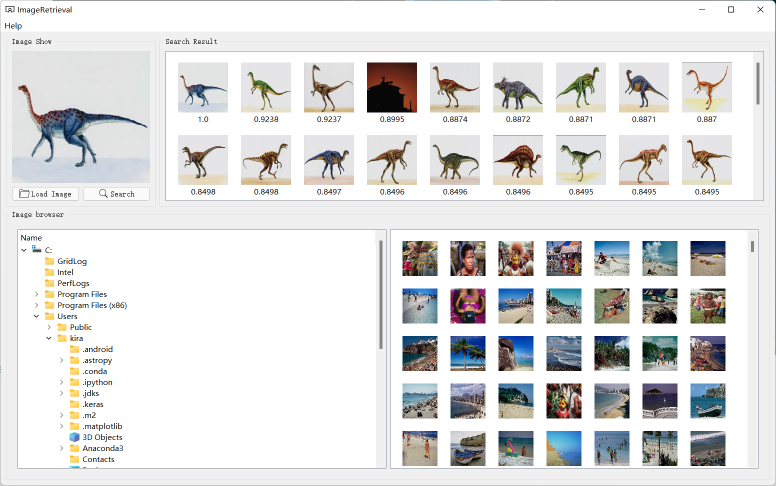
#> input picture data/display.png, 1552 x 972 px, given as the content of the folder C:/Users/kira/PycharmProjects/cbir/data/image, which was not available (shown at 1/2 size)
$ python test.py   (older library calls are emulated)
#> lines starting #> are read from the running program, lines starting #| are printed output that depends on the picture; pictures that were not available may be replaced by others from this repository, and a replacement may not be noted
### utils.py
# -*- coding: utf-8 -*-

import os
import json
from collections import namedtuple
import matplotlib.pyplot as plt
import cv2
import numpy as np


HParams = namedtuple('HParams',
                     'batch_size, hash_bits, '
                     'learning_rate, image_size, image_chanel, mode, class_num, use_gpu')


class Config:
    def __init__(self, config_dir, config_name):
        self.__config_dir = config_dir
        self.__config_name = config_name
        self.__data = None
        self.__init()

    def __init(self):
        self.__config_path_name = os.path.join(self.__config_dir, self.__config_name)
        if not os.path.exists(self.__config_dir):
            os.makedirs(self.__config_dir)
        self.load()

    def save(self, config):
        with open(self.__config_path_name, "w") as f:
            json.dump(config, f)

    def load(self):
        with open(self.__config_path_name) as f:
#> (reads data/config.json from the repository)
            self.__data = json.load(f)

    def get_image_retrieval_method(self):
        return self.__data["ImageRetrievalMethod"]

    def set_image_retrieval_method(self, image_retrieval_method):
        self.__data["ImageRetrievalMethod"] = image_retrieval_method

    def get_min_sim(self, image_retrieval_method):
        return self.__data["SearchMethod"][image_retrieval_method]["MinSim"]

    def set_min_sim(self, image_retrieval_method, min_sim):
        self.__data["SearchMethod"][image_retrieval_method]["MinSim"] = min_sim

    def get_max_return_num(self, image_retrieval_method):
        return self.__data["SearchMethod"][image_retrieval_method]["MaxReturnNum"]

    def set_max_return_num(self, image_retrieval_method, max_return_num):
        self.__data["SearchMethod"][image_retrieval_method]["MaxReturnNum"] = max_return_num

    def get_feature_dir(self, image_retrieval_method):
        return self.__data["SearchMethod"][image_retrieval_method]["FeatureDir"]

    def get_data_base_root(self):
        return self.__data["DataBaseRoot"]

    def get_data_base(self, image_retrieval_method):
        return self.__data["SearchMethod"][image_retrieval_method]["DataBase"]

    def get_feature_base_root(self):
        return self.__data["FeatureBaseRoot"]

    def get_all_image_retrieval_methods(self):
        return [x for x in self.__data["SearchMethod"].keys()]


def LBP(image):
    W, H = image.shape
    xx = [-1,  0,  1, 1, 1, 0, -1, -1]
    yy = [-1, -1, -1, 0, 1, 1,  1,  0]
    res = np.zeros((W - 2, H - 2), dtype="uint8")
    for i in range(1, W - 2):
        for j in range(1, H - 2):
            temp = ""
            for m in range(8):
                Xtemp = xx[m] + i
                Ytemp = yy[m] + j    #分别获得对应坐标点
                if image[Xtemp, Ytemp] > image[i, j]: #像素比较
                    temp = temp + '1'
                else:
                    temp = temp + '0'
            res[i - 1][j - 1] = int(temp, 2)   #写入结果中
    return res


def get_hist(image_path_name, size):
#> called with size = 16
    try:
        image = cv2.imread(image_path_name, cv2.IMREAD_GRAYSCALE)
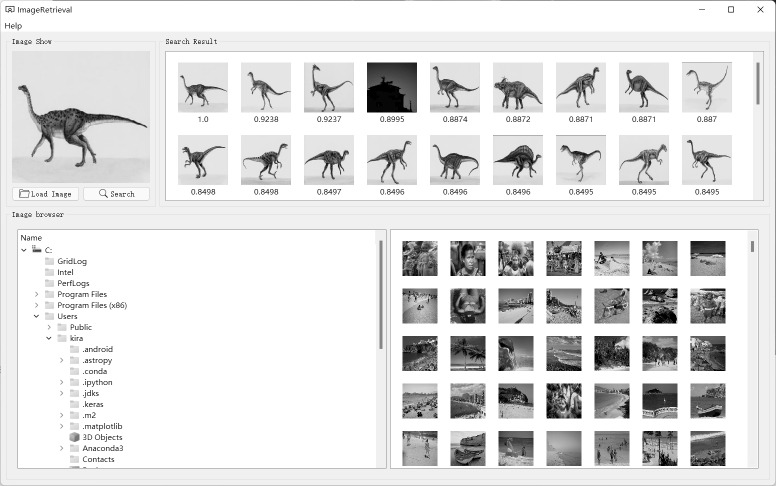
#> image: shape (972, 1552) (shown at 1/2 size); min 0, max 255, mean 223.6
        image = cv2.resize(image, (128, 128))
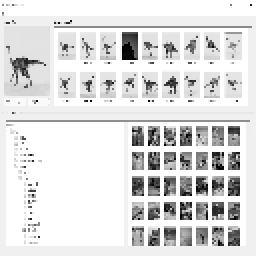
#> image: shape (128, 128) (shown 2 times larger); min 0, max 255, mean 222.2
        lbp = LBP(image)
#> after the loop in LBP, `for i in range(1, W - 2):`:
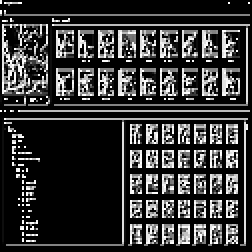
#> res: shape (126, 126) (shown 2 times larger); min 0, max 255, mean 54.6
        # lbp = local_binary_pattern(image, n_points, radius)
        n, bins, patches = plt.hist(lbp.flatten() * 1.0, bins=size, normed=False, edgecolor='None', facecolor='red')
#> n = [10934, 157, 112, 307, 98, 52, 90, 258, 843, 101, 77, 606, 277, 87, 809, 1068]; bins = 17 values from 0 to 255; patches = 16 items
        bins = [int(pin.get_height()) for pin in patches]
#> bins has the same summary as n
        plt.close()
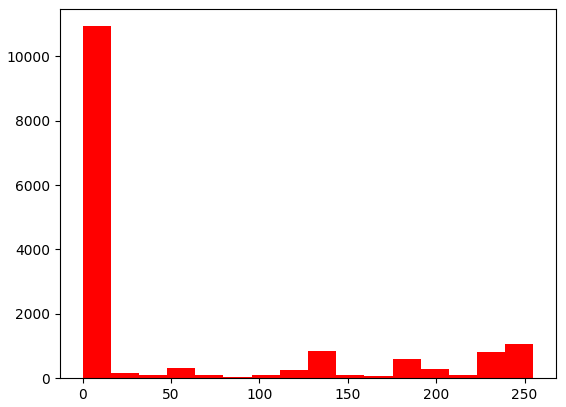
#> figure drawn by matplotlib, 1 panel; tallest bar 10934 high, from x = 0 to 15.94
        return bins
    except Exception as e:
        print(e, image_path_name)
    return None


# [5 lines left out: function transform, not called in this run]


def r_transform(hash_code):
    code = [int(b) for b in hash_code]
    return code


def normalization(code):
    max_num, min_num = max(code), min(code)
#> max_num = 10934; min_num = 52
    return [(x - min_num) / (max_num - min_num) for x in code]

### imageRetrieval.py
# -*- coding: utf-8 -*-

import itertools
import math
import os
import json
import imagehash
from PIL import Image

from log import LOG
from utils import normalization, get_hist, transform, r_transform


class ImageRetrievalBase:

    def __init__(self):
        self.image_database = dict()

    def character_image(self, image_path):
        pass

    def character_directory(self, image_dir):
        pass

    def search(self, image_path):
        pass


class ImageHashRetrievalRetrieval(ImageRetrievalBase):

    def __init__(self, config):
        super().__init__()
        self.config = config

    # [33 lines left out: functions search, calc_sim, calc_corr, calc_sim2, not called in this run]

    def character_image(self, image_path):
        hash_type = self.config.get_image_retrieval_method()
        hist_code = normalization(get_hist(image_path, 16))
#> hist_code = [1, 0.00965, 0.00551, 0.0234, 0.00423, 0, 0.00349, 0.0189, 0.0727, 0.0045, 0.0023, 0.0509, 0.0207, 0.00322, 0.0696, 0.0934]
        if hash_type == "PSH":
            hash_code = imagehash.phash(Image.open(image_path), hash_size=4, highfreq_factor=4)
        elif hash_type == "AvgHASH":
            hash_code = imagehash.average_hash(Image.open(image_path), hash_size=4)
        elif hash_type == "DiffHASH":
            hash_code = imagehash.dhash(Image.open(image_path), hash_size=4)
        else:
            hash_code = imagehash.whash(Image.open(image_path), image_scale=16, hash_size=4, mode="haar")
        hash_code = list(itertools.chain(*hash_code.hash))
        hash_code = [0 if x else 1 for x in hash_code]

        print(len(hash_code))
        return hash_code, hist_code

    def character_directory(self, image_dir):
        cur_num = 1
        for image_name in os.listdir(image_dir):
            image_path_name = os.path.join(image_dir, image_name)
            hash_code, hist_code = self.character_image(image_path_name)
            self.save(image_path_name, hash_code, hist_code)
            print("Finish %d" % cur_num)
            LOG.info("Finish %d" % cur_num)
            cur_num += 1

    # [14 lines left out: function save, not called in this run]

    def load_data(self):
        feature_dir = self.config.get_feature_dir(self.config.get_image_retrieval_method())
        feature_dir_path = os.path.join(self.config.get_feature_base_root(), feature_dir)

        if not os.path.exists(feature_dir_path):
            return

        file_names = os.listdir(feature_dir_path)
        for file_name in file_names:
            file_path_name = os.path.join(feature_dir_path, file_name)
            for line in open(file_path_name):
                item = json.loads(line.strip())
                item["hash_code"] = r_transform(file_name)
                if file_name not in self.image_database.keys():
                    self.image_database[file_name] = list()
                self.image_database[file_name].append(item)

### ImageSearchFactory.py
# -*- coding: utf-8 -*-

from imageRetrieval import ImageHashRetrievalRetrieval


class ImageSearchFactory:

    def __init__(self, config):
        self.config = config
        self.image_retrieval = dict()

    def get_instance(self):
        image_retrieval_method = self.config.get_image_retrieval_method()
        if image_retrieval_method not in self.image_retrieval.keys():
            self.image_retrieval[image_retrieval_method] = ImageHashRetrievalRetrieval(self.config)
            self.image_retrieval[image_retrieval_method].load_data()
        return self.image_retrieval[image_retrieval_method]

### log.py
# -*- coding: utf-8 -*-

import logging
import os.path
import sys
from logging.handlers import TimedRotatingFileHandler

FORMATTER = logging.Formatter("%(asctime)s — %(name)s — %(levelname)s — %(message)s")


def get_console_handler():
    console_handler = logging.StreamHandler(sys.stdout)
    console_handler.setFormatter(FORMATTER)
    return console_handler


def get_file_handler(logger_name):
    log_dir = os.path.join(os.curdir, "data\\log")
    if not os.path.exists(log_dir):
        os.makedirs(log_dir)

    log_file = os.path.join(log_dir, logger_name)
    file_handler = TimedRotatingFileHandler(log_file, when='midnight')
    file_handler.setFormatter(FORMATTER)
    return file_handler


def get_logger(logger_name):
    logger = logging.getLogger(logger_name)
    logger.setLevel(logging.DEBUG)  # better to have too much log than not enough
    logger.addHandler(get_console_handler())
    logger.addHandler(get_file_handler(logger_name))
    # with this pattern, it's rarely necessary to propagate the error up to parent
    logger.propagate = False
    return logger


# 全局日志
LOG = get_logger("app.log")

### test.py
# -*- coding: utf-8 -*-

import os.path

from ImageSearchFactory import ImageSearchFactory
from utils import Config

if __name__ == '__main__':

    # 预先计算特征
    config = Config(os.path.join(os.curdir, "data"), "config.json")
    search = ImageSearchFactory(config).get_instance()
    search.character_directory(search.config.get_data_base_root())
#> (the call stopped at in character_image, `hash_code = imagehash.dhash(Image.open(image_path), hash_size=4)`: imagehash is not available in this run)
